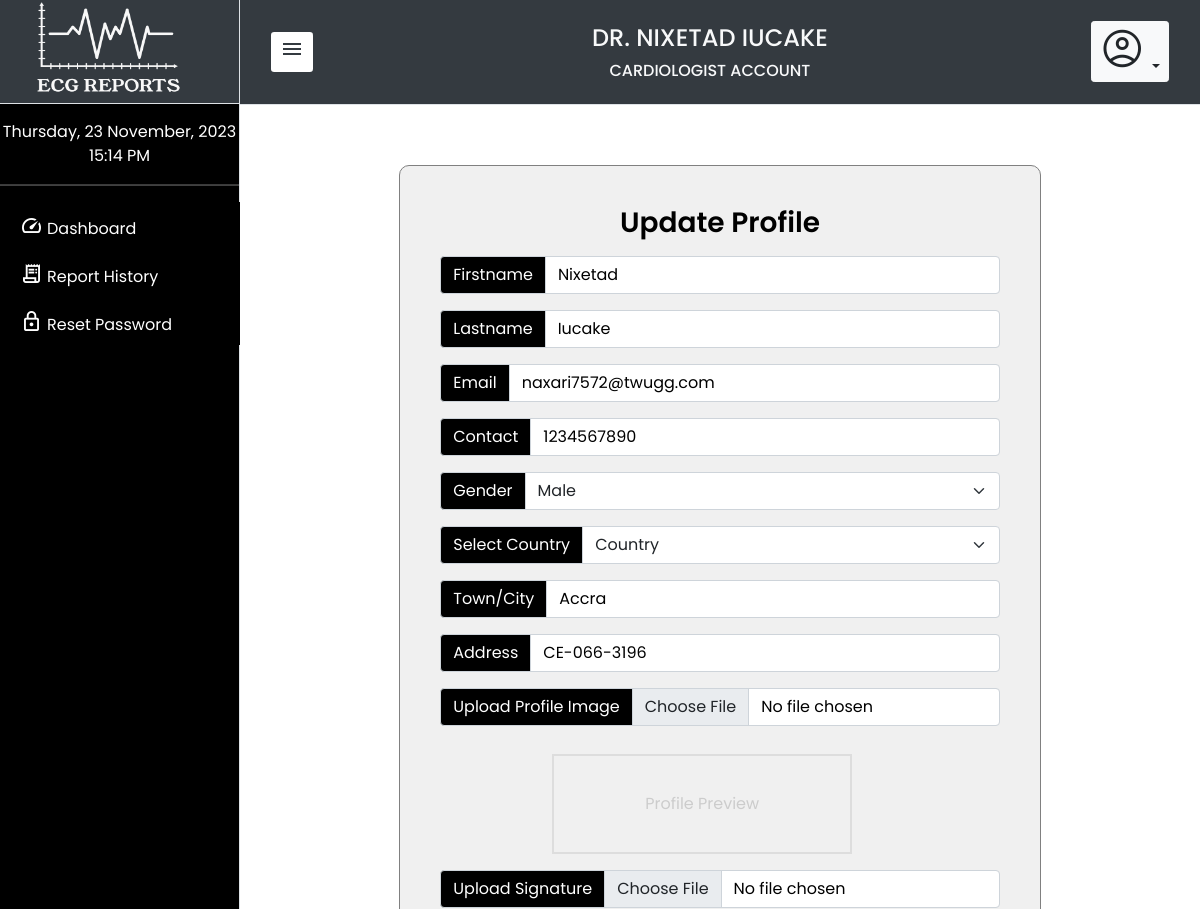
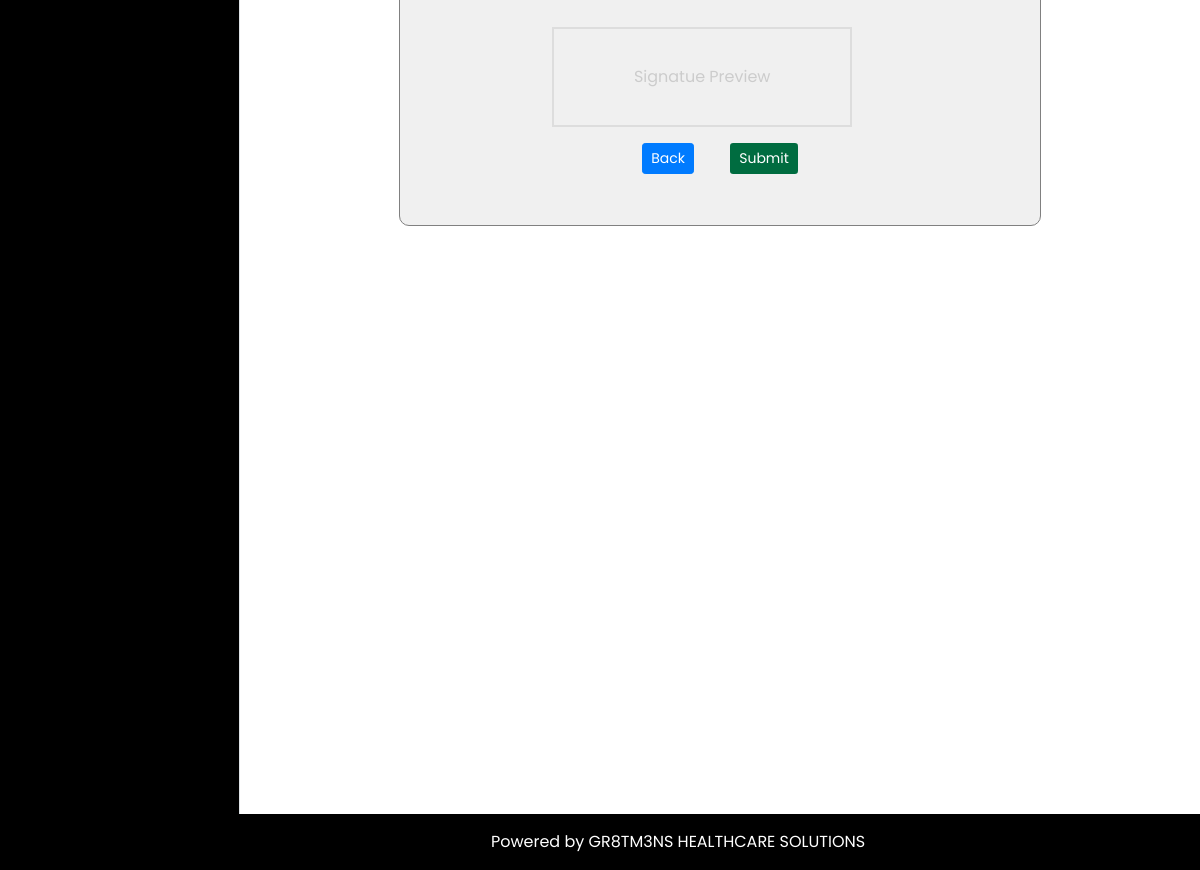
The app's page /cardiologist/update-profile/ (signed in) with its own data (2 pictures, top to bottom).
### superuser/models.py (models this page shows, shortened)
class User(AbstractUser):
    is_admin = models.BooleanField(default=False)
    is_cardio = models.BooleanField(default=False)
    is_hospital = models.BooleanField(default=False)

class Cardiologist(models.Model):
    user = models.ForeignKey(User, on_delete=models.CASCADE)
    profile = models.ImageField(upload_to = 'profile-uploads/', default = 'superuser/static/superuser/media/profile.png', blank=True)
    contact = models.CharField(max_length=255, default='1234567890', null=True)
    gender = models.IntegerField(null=True)
    country = models.CharField(max_length=255, default='Ghana', null=True)
    town = models.CharField(max_length=255, null=True)
    address = models.CharField(max_length=255, null=True)
    signature = models.ImageField(upload_to = 'signature-uploads/', default = '', blank=True)
    created_on = models.DateTimeField(auto_now_add=True)

### cardio/views.py (the view)
# urls.py: path('update-profile/', views.updateProfile, name="updateProfile"),
@login_required(login_url='login:login')
@csrf_exempt
def updateProfile(request, **kwargs):
    template_name = 'cardio/update-profile.html'
    page = 'Update Profile'
    user=request.user
    cardiologist = Cardiologist.objects.get(user_id=user.id)
    cardio = User.objects.get(id=cardiologist.user.id)
    cardio_name = cardiologist.user.username.upper()
    if request.method == 'POST':
            new_profile = request.FILES.get('profile', None)
            if new_profile is not None:
                cardiologist.profile = request.FILES.get('profile', None)
            new_signature = request.FILES.get('signature', None)
            if new_signature is not None:
                cardiologist.signature = request.FILES.get('signature', None)
            cardio.first_name = request.POST.get('first_name')
            cardio.last_name = request.POST.get('last_name')
            cardio.username = f"{request.POST.get('first_name')} {request.POST.get('last_name')}"
            cardio.email = request.POST.get('email')
            cardio.save()
            cardiologist.contact = request.POST.get('contact')
            cardiologist.gender = request.POST.get('gender')
            cardiologist.country = request.POST.get('country') if request.POST.get('country') else cardiologist.country
            cardiologist.town = request.POST.get('town')
            cardiologist.address = request.POST.get('address')
            cardiologist.save()
            messages.success(request, 'Cardiologist details updated successfully!')
            return redirect('cardio:viewProfile')
    else:
        return render(request, template_name, {
            'page': page,
            'cardio_name': cardio_name,
            'cardiologist': cardiologist
            })

### superuser/context_processors.py (called while the page is built)
def counter(request):
    now = datetime.now()
    year = now.year
    date = now.strftime("%A, %d %B, %Y")
    time = now.strftime("%H:%M %p")
    return { 'date': date, 'time': time, 'year':year }

### cardio/templates/cardio/update-profile.html (shortened to what this page needs)
{% extends 'cardio/base.html' %}
{% load static %}
{% block content %}
<div class="form-body">
    <div class="row fee_type">
        <div class="form-holder">
            <div class="form-content">
                <div class="form-items">
                    <h3 class="text-center mb-3" >Update Profile</h3>
                    <form class="" action="" method="post" enctype="multipart/form-data">
                        <div class="input-group mt-3">
                            <label class="input-group-text" for="logo">Firstname</label>
                            <input class="form-control" type="text" id="first_name" name="first_name" value="{{ cardiologist.user.first_name }}"  required>
                         </div>
                         <div class="input-group mt-3">
                            <label class="input-group-text" for="logo">Lastname</label>
                            <input class="form-control" type="text" id="last_name" name="last_name" value="{{ cardiologist.user.last_name }}"  required>
                         </div>
                         <div class="input-group mt-3">
                            <label class="input-group-text" for="logo">Email</label>
                            <input class="form-control" type="email" id="email" name="email" value="{{ cardiologist.user.email }}"  required>
                         </div>
                         <div class="input-group mt-3">
                            <label class="input-group-text" for="logo">Contact</label>
                            <input class="form-control" type="tel" id="contact" name="contact" value="{{ cardiologist.contact }}"  required>
                         </div>
                         <div class="input-group mt-3">
                            <label class="input-group-text" for="logo">Gender</label>
                             <select class="form-select" name="gender" id="gender" required>
                                   {% if cardiologist.gender == 1 %}
                                        <option value="1" selected="selected">Male</option>
                                   {% else %}
                                        <option value="1">Male</option>
                                        <option value="2" selected="selected">Female</option>
                                   {% endif %}
                            </select>
                         </div>
                         <div class="input-group mt-3">
                            <label class="input-group-text" for="logo">Select Country</label>
                            <select id="country" name="country" class="form-select">
                                <option value="">Country</option>
                            </select>
                         </div>
                         <div class="input-group mt-3">
                            <label class="input-group-text" for="logo">Town/City</label>
                            <input class="form-control" type="tel" id="town" name="town" value="{{ cardiologist.town }}"  required>
                         </div>
                         <div class="input-group mt-3">
                            <label class="input-group-text" for="logo">Address</label>
                            <input class="form-control" type="tel" id="address" name="address" value="{{ cardiologist.address }}"  required>
                         </div>
                        <div class="input-group mt-3">
                            <label class="input-group-text" for="logo">Upload Profile Image</label>
                            <input type="file" class="form-control" id="logo" name="profile" accept="image/png, .jpeg, .jpg, image/gif" onclick="getLogo()">
                          </div>
                           <div class="logo-preview" id="logo-preview" >
                            <span class="logo-text">Profile Preview</span>
                           </div>
                        <div class="input-group mt-3">
                            <label class="input-group-text" for="signature">Upload Signature</label>
                            <input type="file" class="form-control" id="signature" name="signature"  accept="image/png, .jpeg, .jpg, image/gif" onclick="getFile()">
                          </div>
                          <div class="signature-preview" id="signature-preview">
                            <span class="default-text">Signatue Preview</span>
                          </div>
                        <div class="mt-3 text-center">
                            <a onclick="window.history.go(-1); return false;"><button type="button" class="btn btn-primary btn-sm mr-3" >Back</button></a>
                            <button id="submit" type="submit" class="btn btn-sm ml-3" style="background-color: #006c40; color: #fff">Submit</button>
                        </div>
                    </form>
                </div>
            </div>
        </div>
    </div>
</div>
{% endblock %}

### cardio/templates/cardio/base.html (shortened to what this page needs)
<!DOCTYPE html>
<html>
    <head>
        {% load static %}
        <link rel="stylesheet" href="{% static 'superuser/css/style.css' %}" media="all">
        <link rel="stylesheet" href="{% static 'superuser/css/styles.css' %}" media="all">
        <link rel="stylesheet" href="{% static 'superuser/css/side.css' %}" media="all">
        <link href="https://cdn.jsdelivr.net/npm/tom-select@2.2.2/dist/css/tom-select.css" rel="stylesheet">
        <link rel="stylesheet" href="https://cdn.datatables.net/1.12.1/css/jquery.dataTables.min.css " />
        <link rel="stylesheet" href="https://cdnjs.cloudflare.com/ajax/libs/font-awesome/6.0.0/css/all.min.css" />
        <link href="https://cdn.jsdelivr.net/npm/bootstrap@5.0.2/dist/css/bootstrap.min.css" rel="stylesheet">
        <link rel="stylesheet" href="https://cdn.jsdelivr.net/npm/bootstrap@4.6.1/dist/css/bootstrap.min.css">
    </head>
    <body>
      <div class="d-flex" id="wrapper">
        <div class="border-end" id="sidebar-wrapper">
            <div class="sidebar-heading border-bottom text-center"><a href="{% url 'cardio:dashboard' %}">
              <img src="{% static 'superuser/media/ecg-white.png' %}" alt="logo" />
            </a>
          </div>
            <div class="text-center mt-3 mb-3">
              {{ date }}<br/>
              {{ time }}
            </div>
            <hr/>
            <div class="list-group list-group-flush ">
                <a class="list-group-item list-group-item-action" href="{% url 'cardio:dashboard' %}"><span class="material-symbols-outlined">speed</span><p>Dashboard</p></a>
                <a class="list-group-item list-group-item-action" href="{% url 'cardio:reportHistory' %}"><span class="material-symbols-outlined">receipt_long</span><p>Report History</p></a>
                <a class="list-group-item list-group-item-action" href="{% url 'cardio:resetPassword' %}"><span class="material-symbols-outlined">lock</span><p>Reset Password</p></a>
            </div>
        </div>
        <div id="page-content-wrapper">
            <nav class="navbar navbar-expand-lg navbar-light bg-dark border-bottom">
                <div class="container-fluid">
                    <button class="btn btn-sm" id="sidebarToggle" style="background-color: #fff; color: #343A40"><span class="material-symbols-outlined">menu</span></button>
                    <div class="d-flex flex-column ml-3 mt-3 mb-2 text-light demo" id="demo" style="text-align: center;width:100%;">
                        <h4>DR. {{ cardio_name }}</h4>
                        <h6>CARDIOLOGIST ACCOUNT</h6>
                    </div>
                    <div class="collapse navbar-collapse" id="navbarSupportedContent">
                        <ul class="navbar-nav ms-auto mt-2 mt-lg-0">
                            <li class="nav-item dropdown">
                              <div class="dropdown" >
                                <button class="btn btn-light btn-sm dropdown-toggle" type="button" id="dropdownMenuButton1" data-bs-toggle="dropdown" aria-expanded="false" >
                                  <span class="material-symbols-outlined">account_circle</span>
                                </button>
                              </div>
                            </li>
                        </ul>
                    </div>
                </div>
            </nav>
            <div class="container-fluid">
                {% block content %}
                {% endblock %}
                <br>
                <br>
                <br>
                <br>
                <br>
                <br>
                <br>
                <br>
                <br>
                <br>
                <br>
                <br>
                <br>
                <br>
                <br>
                <br>
                <br>
                <br>
                <br>
                <br>
                <br>
                <br>
            </div>
        </div>
    </div>
    <footer style="background-color:black;">
      <div class="text-center p-3 footer">
        Powered by
        <a class="text-white" href="#" target="_blank">GR8TM3NS HEALTHCARE SOLUTIONS</a>
      </div>
    </footer>
    </body>
</html>

### superuser/static/superuser/css/style.css (style rules this page uses)
:root { --baseColor: #343A40; }
*, body { font-family: 'Poppins', sans-serif; font-weight: 400; -webkit-font-smoothing: antialiased; text-rendering: optimizeLegibility; -moz-osx-font-smoothing: grayscale; }
.form-holder { display: flex; flex-direction: column; justify-content: center; align-items: center; text-align: center; min-height: 100vh; background-color: #fff; }
.form-holder .form-content { position: relative; text-align: center; display: -webkit-box; display: -moz-box; display: -ms-flexbox; display: -webkit-flex; display: flex; -webkit-justify-content: center; justify-content: center; -webkit-align-items: center; align-items: center; padding: 60px; }
.form-content .form-items { border: 1px solid grey; padding: 40px; display: inline-block; width: 100%; min-width: 540px; -webkit-border-radius: 10px; -moz-border-radius: 10px; border-radius: 10px; text-align: left; -webkit-transition: all 0.4s ease; transition: all 0.4s ease; }
.form-content h3 { color: #000; text-align: left; font-size: 28px; font-weight: 600; margin-bottom: 5px; }

### superuser/static/superuser/css/styles.css (style rules this page uses)
:root { --baseColor: #343A40; }
.signature-preview, .logo-preview { width: 300px; min-height: 100px; border: 2px solid #ddd; margin-top: 5%; margin-left: 20%; display: flex; align-items: center; justify-content: center; font-weight: bold; color: #ccc; }
.form-body .row .form-holder .form-content .form-items { background-color: #f0f0f0; }
.form-body .row .form-holder .form-content .form-items .text-center { margin-bottom: 2%; }
.form-body .row .form-holder .form-content .form-items form .input-group .input-group-text { background-color: black; color: white; }
.form-body .row .form-holder .form-content .form-items form .input-group input { background-color: #fff; color: #000; }
#page-content-wrapper .navbar .container-fluid .collapse ul li .dropdown button span { font-size: 45px; }
.border-end { background-color: #000; color: #fff; width: 20%; }
.border-end .sidebar-heading { background-color: var(--baseColor); }
.border-end .sidebar-heading img { height: 105px; width: 80%; margin-top: -10%; margin-left: -10%; margin-bottom: -5%; padding-left: -10%; }
.border-end .list-group { display: flex; flex-direction: column; align-items: center; justify-content: space-between; background-color: #000; }
.border-end .list-group a { margin: auto; display: flex; flex-direction: row; align-items: center; justify-content: start; background-color: #000; }
.border-end .list-group a p { font-size: 16px; margin-bottom: -3%; margin-left: 2%; color: #fff; }
.border-end .list-group a span { color: #fff; font-size: 23px; }
footer { background-color: rgba(0, 0, 0); color:white; }
footer .footer { background-color: rgba(0, 0, 0); margin-left:13%; }

### records on screen
User: username "NIXETAD IUCAKE"
Cardiologist: first_name "Nixetad", last_name "Iucake", email "naxari7572@twugg.com", contact "1234567890", gender "Male", town "Accra", address "CE-066-3196"
